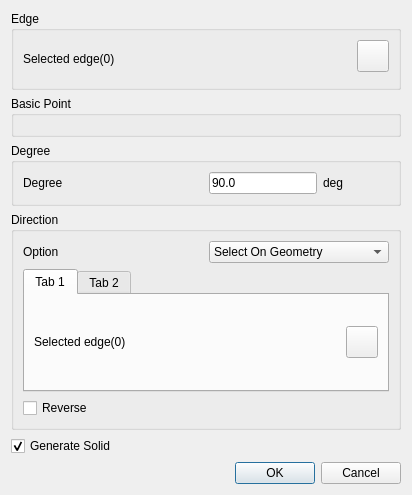
<?xml version="1.0" encoding="UTF-8"?>
<ui version="4.0">
 <class>CreateRevol</class>
 <widget class="QDialog" name="CreateRevol">
  <property name="geometry">
   <rect>
    <x>0</x>
    <y>0</y>
    <width>412</width>
    <height>465</height>
   </rect>
  </property>
  <property name="windowTitle">
   <string>Create Revol</string>
  </property>
  <layout class="QGridLayout" name="gridLayout_2">
   <item row="1" column="0">
    <widget class="QGroupBox" name="groupBox">
     <property name="title">
      <string>Basic Point</string>
     </property>
     <layout class="QGridLayout" name="gridLayout_7">
      <item row="0" column="0">
       <layout class="QVBoxLayout" name="basicPointLayout"/>
      </item>
     </layout>
    </widget>
   </item>
   <item row="2" column="0">
    <widget class="QGroupBox" name="groupBox_5">
     <property name="sizePolicy">
      <sizepolicy hsizetype="Preferred" vsizetype="Minimum">
       <horstretch>0</horstretch>
       <verstretch>0</verstretch>
      </sizepolicy>
     </property>
     <property name="maximumSize">
      <size>
       <width>16777215</width>
       <height>16777215</height>
      </size>
     </property>
     <property name="title">
      <string>Degree</string>
     </property>
     <layout class="QGridLayout" name="gridLayout_3">
      <item row="0" column="0">
       <widget class="QLabel" name="label_2">
        <property name="sizePolicy">
         <sizepolicy hsizetype="Preferred" vsizetype="Preferred">
          <horstretch>0</horstretch>
          <verstretch>0</verstretch>
         </sizepolicy>
        </property>
        <property name="text">
         <string>Degree</string>
        </property>
       </widget>
      </item>
      <item row="0" column="1">
       <layout class="QHBoxLayout" name="horizontalLayout">
        <item>
         <widget class="QLineEdit" name="lineEditDegree">
          <property name="sizePolicy">
           <sizepolicy hsizetype="Preferred" vsizetype="Fixed">
            <horstretch>0</horstretch>
            <verstretch>0</verstretch>
           </sizepolicy>
          </property>
          <property name="text">
           <string>90.0</string>
          </property>
         </widget>
        </item>
        <item>
         <widget class="QLabel" name="label_3">
          <property name="text">
           <string>deg</string>
          </property>
         </widget>
        </item>
       </layout>
      </item>
     </layout>
    </widget>
   </item>
   <item row="0" column="0">
    <widget class="QGroupBox" name="groupBox_3">
     <property name="title">
      <string>Edge</string>
     </property>
     <layout class="QGridLayout" name="gridLayout">
      <item row="0" column="1">
       <widget class="QPushButton" name="geoSelectCurve">
        <property name="minimumSize">
         <size>
          <width>32</width>
          <height>32</height>
         </size>
        </property>
        <property name="maximumSize">
         <size>
          <width>32</width>
          <height>32</height>
         </size>
        </property>
        <property name="styleSheet">
         <string notr="true">background-image: url(:/QUI/geometry/selectwire.png);</string>
        </property>
        <property name="text">
         <string/>
        </property>
       </widget>
      </item>
      <item row="0" column="0" rowspan="2">
       <widget class="QLabel" name="edgelabel">
        <property name="text">
         <string>Selected edge(0)</string>
        </property>
       </widget>
      </item>
     </layout>
     <zorder>edgelabel</zorder>
     <zorder>geoSelectCurve</zorder>
    </widget>
   </item>
   <item row="5" column="0">
    <widget class="QCheckBox" name="solidCheckBox">
     <property name="toolTip">
      <string/>
     </property>
     <property name="layoutDirection">
      <enum>Qt::LeftToRight</enum>
     </property>
     <property name="text">
      <string>Generate Solid</string>
     </property>
     <property name="checked">
      <bool>true</bool>
     </property>
    </widget>
   </item>
   <item row="6" column="0">
    <widget class="QDialogButtonBox" name="buttonBox">
     <property name="orientation">
      <enum>Qt::Horizontal</enum>
     </property>
     <property name="standardButtons">
      <set>QDialogButtonBox::Cancel|QDialogButtonBox::Ok</set>
     </property>
    </widget>
   </item>
   <item row="3" column="0">
    <widget class="QGroupBox" name="groupBox_2">
     <property name="title">
      <string>Direction</string>
     </property>
     <layout class="QGridLayout" name="gridLayout_5">
      <item row="0" column="0">
       <widget class="QLabel" name="label">
        <property name="text">
         <string>Option</string>
        </property>
       </widget>
      </item>
      <item row="0" column="1">
       <widget class="QComboBox" name="comboBoxOption">
        <item>
         <property name="text">
          <string>Select On Geometry</string>
         </property>
        </item>
        <item>
         <property name="text">
          <string>Coordinate</string>
         </property>
        </item>
       </widget>
      </item>
      <item row="1" column="0" colspan="2">
       <widget class="QTabWidget" name="tabWidget">
        <property name="currentIndex">
         <number>0</number>
        </property>
        <widget class="QWidget" name="tab_1">
         <attribute name="title">
          <string>Tab 1</string>
         </attribute>
         <layout class="QGridLayout" name="gridLayout_4">
          <item row="0" column="0">
           <widget class="QLabel" name="edgelabel_2">
            <property name="text">
             <string>Selected edge(0)</string>
            </property>
           </widget>
          </item>
          <item row="0" column="1">
           <widget class="QPushButton" name="geoSelectCurve_1">
            <property name="minimumSize">
             <size>
              <width>32</width>
              <height>32</height>
             </size>
            </property>
            <property name="maximumSize">
             <size>
              <width>32</width>
              <height>32</height>
             </size>
            </property>
            <property name="styleSheet">
             <string notr="true">background-image: url(:/QUI/geometry/selectwire.png);</string>
            </property>
            <property name="text">
             <string/>
            </property>
           </widget>
          </item>
         </layout>
        </widget>
        <widget class="QWidget" name="tab_2">
         <attribute name="title">
          <string>Tab 2</string>
         </attribute>
         <layout class="QGridLayout" name="gridLayout_6">
          <item row="0" column="0">
           <layout class="QVBoxLayout" name="verticalLayout_3">
            <item>
             <layout class="QHBoxLayout" name="horizontalLayout_7">
              <item>
               <widget class="QRadioButton" name="radioButtonX">
                <property name="text">
                 <string>X axis</string>
                </property>
               </widget>
              </item>
              <item>
               <widget class="QRadioButton" name="radioButtonY">
                <property name="text">
                 <string>Y axis</string>
                </property>
               </widget>
              </item>
              <item>
               <widget class="QRadioButton" name="radioButtonZ">
                <property name="text">
                 <string>Z axis</string>
                </property>
                <property name="checked">
                 <bool>true</bool>
                </property>
               </widget>
              </item>
             </layout>
            </item>
           </layout>
          </item>
          <item row="1" column="0">
           <widget class="QRadioButton" name="radioButtonUser">
            <property name="text">
             <string>User define</string>
            </property>
           </widget>
          </item>
          <item row="2" column="0">
           <layout class="QHBoxLayout" name="horizontalLayout_9">
            <item>
             <widget class="QDoubleSpinBox" name="doubleSpinBoxX">
              <property name="minimum">
               <double>-1000.000000000000000</double>
              </property>
              <property name="maximum">
               <double>1000.000000000000000</double>
              </property>
             </widget>
            </item>
            <item>
             <widget class="QDoubleSpinBox" name="doubleSpinBoxY">
              <property name="minimum">
               <double>-1000.000000000000000</double>
              </property>
              <property name="maximum">
               <double>1000.000000000000000</double>
              </property>
             </widget>
            </item>
            <item>
             <widget class="QDoubleSpinBox" name="doubleSpinBoxZ">
              <property name="minimum">
               <double>-1000.000000000000000</double>
              </property>
              <property name="maximum">
               <double>1000.000000000000000</double>
              </property>
              <property name="value">
               <double>1.000000000000000</double>
              </property>
             </widget>
            </item>
           </layout>
          </item>
         </layout>
        </widget>
       </widget>
      </item>
      <item row="2" column="0" colspan="2">
       <widget class="QCheckBox" name="reversecheckBox">
        <property name="text">
         <string>Reverse</string>
        </property>
       </widget>
      </item>
     </layout>
     <zorder>label</zorder>
     <zorder>comboBoxOption</zorder>
     <zorder>reversecheckBox</zorder>
     <zorder>tabWidget</zorder>
    </widget>
   </item>
  </layout>
  <zorder>buttonBox</zorder>
  <zorder>solidCheckBox</zorder>
  <zorder>groupBox_5</zorder>
  <zorder>groupBox_3</zorder>
  <zorder>groupBox</zorder>
  <zorder>groupBox_2</zorder>
 </widget>
 <resources>
  <include location="../qrc/qianfan.qrc"/>
 </resources>
 <connections>
  <connection>
   <sender>buttonBox</sender>
   <signal>accepted()</signal>
   <receiver>CreateRevol</receiver>
   <slot>accept()</slot>
   <hints>
    <hint type="sourcelabel">
     <x>248</x>
     <y>254</y>
    </hint>
    <hint type="destinationlabel">
     <x>157</x>
     <y>274</y>
    </hint>
   </hints>
  </connection>
  <connection>
   <sender>buttonBox</sender>
   <signal>rejected()</signal>
   <receiver>CreateRevol</receiver>
   <slot>reject()</slot>
   <hints>
    <hint type="sourcelabel">
     <x>316</x>
     <y>260</y>
    </hint>
    <hint type="destinationlabel">
     <x>286</x>
     <y>274</y>
    </hint>
   </hints>
  </connection>
 </connections>
</ui>
